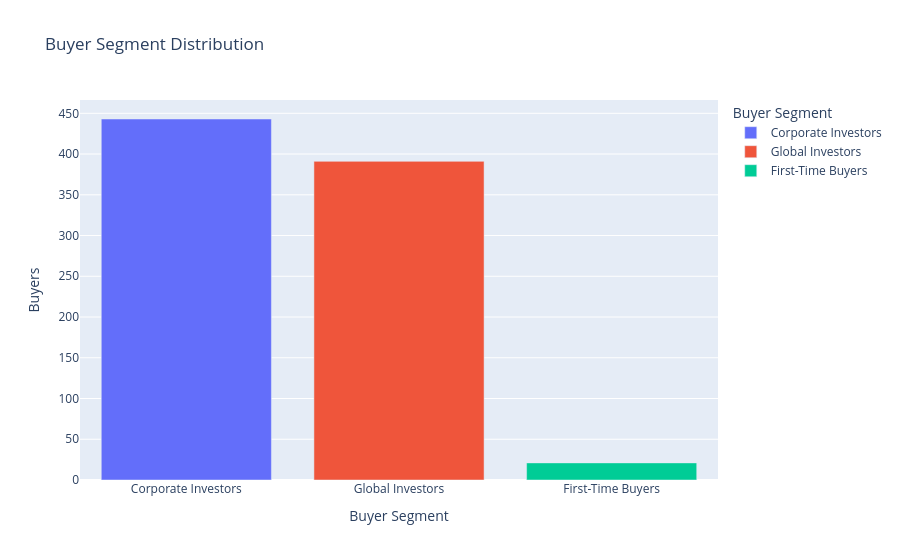

Source (notebook cell):
### Code cell
segment_counts = (
    buyer_profile['buyer_segment']
    .value_counts()
    .reset_index()
)

segment_counts.columns = ['Buyer Segment', 'Buyers']

fig = px.bar(
    segment_counts,
    x='Buyer Segment',
    y='Buyers',
    color='Buyer Segment',
    title='Buyer Segment Distribution'
)

fig.show()

fig.write_image(
    '../reports/figures/clustering/segment_distribution.png',
    scale=2
)

print('Segment distribution saved.')

### Figure 1 — Plotly figure (JSON) as saved in the notebook; plotly's stock layout.template omitted (floating-point values rounded to 4 significant figures)
{"data": [{"hovertemplate": "Buyer Segment=%{x}<br>Buyers=%{y}<extra></extra>", "legendgroup": "Corporate Investors", "marker": {"color": "#636efa", "pattern": {"shape": ""}}, "name": "Corporate Investors", "orientation": "v", "showlegend": true, "textposition": "auto", "type": "bar", "x": ["Corporate Investors"], "xaxis": "x", "y": [443], "yaxis": "y"}, {"hovertemplate": "Buyer Segment=%{x}<br>Buyers=%{y}<extra></extra>", "legendgroup": "Global Investors", "marker": {"color": "#EF553B", "pattern": {"shape": ""}}, "name": "Global Investors", "orientation": "v", "showlegend": true, "textposition": "auto", "type": "bar", "x": ["Global Investors"], "xaxis": "x", "y": [391], "yaxis": "y"}, {"hovertemplate": "Buyer Segment=%{x}<br>Buyers=%{y}<extra></extra>", "legendgroup": "First-Time Buyers", "marker": {"color": "#00cc96", "pattern": {"shape": ""}}, "name": "First-Time Buyers", "orientation": "v", "showlegend": true, "textposition": "auto", "type": "bar", "x": ["First-Time Buyers"], "xaxis": "x", "y": [21], "yaxis": "y"}], "layout": {"barmode": "relative", "legend": {"title": {"text": "Buyer Segment"}, "tracegroupgap": 0}, "title": {"text": "Buyer Segment Distribution"}, "xaxis": {"anchor": "y", "categoryarray": ["Corporate Investors", "Global Investors", "First-Time Buyers"], "categoryorder": "array", "domain": [0, 1], "title": {"text": "Buyer Segment"}}, "yaxis": {"anchor": "x", "domain": [0, 1], "title": {"text": "Buyers"}}}}
